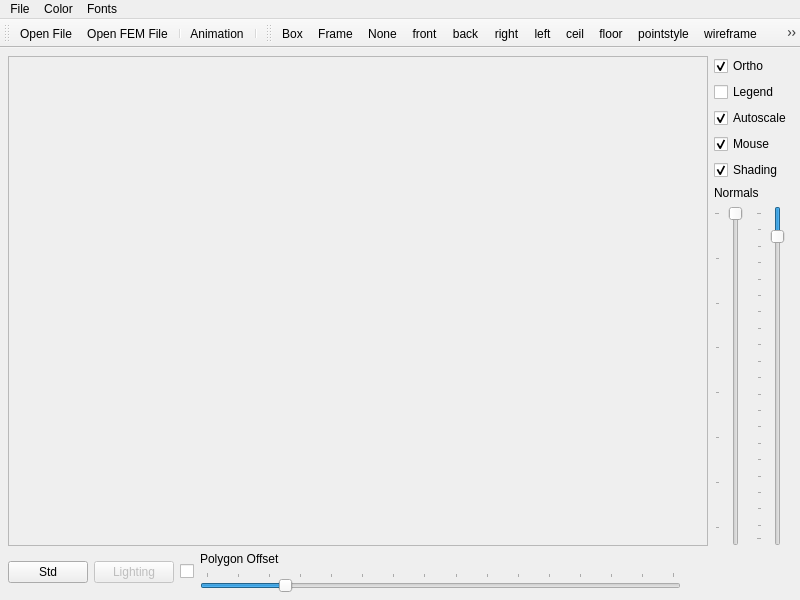
<?xml version="1.0" encoding="UTF-8"?>
<ui version="4.0">
 <class>MainWindow</class>
 <widget class="QMainWindow" name="MainWindow">
  <property name="geometry">
   <rect>
    <x>0</x>
    <y>0</y>
    <width>800</width>
    <height>600</height>
   </rect>
  </property>
  <property name="windowTitle">
   <string>Mesh2</string>
  </property>
  <widget class="QWidget" name="centralWidget">
   <layout class="QGridLayout">
    <property name="margin">
     <number>8</number>
    </property>
    <property name="spacing">
     <number>6</number>
    </property>
    <item row="1" column="0">
     <layout class="QHBoxLayout">
      <property name="spacing">
       <number>6</number>
      </property>
      <property name="margin">
       <number>0</number>
      </property>
      <item>
       <layout class="QHBoxLayout">
        <property name="spacing">
         <number>6</number>
        </property>
        <property name="margin">
         <number>0</number>
        </property>
        <item>
         <widget class="QPushButton" name="normButton">
          <property name="text">
           <string>Std</string>
          </property>
         </widget>
        </item>
        <item>
         <widget class="QPushButton" name="lighting">
          <property name="enabled">
           <bool>false</bool>
          </property>
          <property name="text">
           <string>Lighting</string>
          </property>
         </widget>
        </item>
        <item>
         <widget class="QCheckBox" name="lightingswitch">
          <property name="text">
           <string/>
          </property>
         </widget>
        </item>
        <item>
         <layout class="QVBoxLayout">
          <property name="spacing">
           <number>6</number>
          </property>
          <property name="margin">
           <number>0</number>
          </property>
          <item>
           <widget class="QLabel" name="label_2">
            <property name="text">
             <string>&lt;html&gt;&lt;head&gt;&lt;meta name=&quot;qrichtext&quot; content=&quot;1&quot; /&gt;&lt;/head&gt;&lt;body style=&quot; white-space: pre-wrap; font-family:MS Shell Dlg; font-weight:400; font-style:normal; text-decoration:none;&quot;&gt;&lt;p style=&quot; margin-top:0px; margin-bottom:0px; margin-left:0px; margin-right:0px; -qt-block-indent:0; text-indent:0px;&quot;&gt;Polygon Offset&lt;/p&gt;&lt;/body&gt;&lt;/html&gt;</string>
            </property>
           </widget>
          </item>
          <item>
           <widget class="QSlider" name="offsSlider">
            <property name="maximum">
             <number>30</number>
            </property>
            <property name="pageStep">
             <number>5</number>
            </property>
            <property name="value">
             <number>5</number>
            </property>
            <property name="orientation">
             <enum>Qt::Horizontal</enum>
            </property>
            <property name="tickPosition">
             <enum>QSlider::TicksAbove</enum>
            </property>
            <property name="tickInterval">
             <number>2</number>
            </property>
           </widget>
          </item>
         </layout>
        </item>
        <item>
         <spacer>
          <property name="orientation">
           <enum>Qt::Horizontal</enum>
          </property>
          <property name="sizeType">
           <enum>QSizePolicy::Fixed</enum>
          </property>
          <property name="sizeHint" stdset="0">
           <size>
            <width>40</width>
            <height>20</height>
           </size>
          </property>
         </spacer>
        </item>
        <item>
         <layout class="QVBoxLayout">
          <property name="spacing">
           <number>6</number>
          </property>
          <property name="margin">
           <number>0</number>
          </property>
         </layout>
        </item>
       </layout>
      </item>
      <item>
       <spacer>
        <property name="orientation">
         <enum>Qt::Horizontal</enum>
        </property>
        <property name="sizeType">
         <enum>QSizePolicy::Fixed</enum>
        </property>
        <property name="sizeHint" stdset="0">
         <size>
          <width>71</width>
          <height>20</height>
         </size>
        </property>
       </spacer>
      </item>
     </layout>
    </item>
    <item row="0" column="0">
     <layout class="QHBoxLayout">
      <property name="spacing">
       <number>6</number>
      </property>
      <property name="margin">
       <number>0</number>
      </property>
      <item>
       <widget class="QFrame" name="frame">
        <property name="sizePolicy">
         <sizepolicy hsizetype="MinimumExpanding" vsizetype="MinimumExpanding">
          <horstretch>0</horstretch>
          <verstretch>0</verstretch>
         </sizepolicy>
        </property>
        <property name="frameShape">
         <enum>QFrame::StyledPanel</enum>
        </property>
        <property name="frameShadow">
         <enum>QFrame::Sunken</enum>
        </property>
       </widget>
      </item>
      <item>
       <layout class="QVBoxLayout">
        <property name="spacing">
         <number>6</number>
        </property>
        <property name="margin">
         <number>0</number>
        </property>
        <item>
         <layout class="QVBoxLayout">
          <property name="spacing">
           <number>6</number>
          </property>
          <property name="margin">
           <number>0</number>
          </property>
          <item>
           <widget class="QCheckBox" name="projection">
            <property name="text">
             <string>Ortho</string>
            </property>
            <property name="checked">
             <bool>true</bool>
            </property>
           </widget>
          </item>
          <item>
           <widget class="QCheckBox" name="colorlegend">
            <property name="text">
             <string>Legend</string>
            </property>
           </widget>
          </item>
          <item>
           <widget class="QCheckBox" name="autoscale">
            <property name="text">
             <string>Autoscale</string>
            </property>
            <property name="checked">
             <bool>true</bool>
            </property>
           </widget>
          </item>
          <item>
           <widget class="QCheckBox" name="mouseinput">
            <property name="text">
             <string>Mouse</string>
            </property>
            <property name="checked">
             <bool>true</bool>
            </property>
           </widget>
          </item>
          <item>
           <widget class="QCheckBox" name="shader">
            <property name="text">
             <string>Shading</string>
            </property>
            <property name="checked">
             <bool>true</bool>
            </property>
           </widget>
          </item>
         </layout>
        </item>
        <item>
         <layout class="QVBoxLayout">
          <property name="spacing">
           <number>6</number>
          </property>
          <property name="margin">
           <number>0</number>
          </property>
          <item>
           <widget class="QLabel" name="label">
            <property name="sizePolicy">
             <sizepolicy hsizetype="Fixed" vsizetype="Fixed">
              <horstretch>0</horstretch>
              <verstretch>0</verstretch>
             </sizepolicy>
            </property>
            <property name="text">
             <string>&lt;html&gt;&lt;head&gt;&lt;meta name=&quot;qrichtext&quot; content=&quot;1&quot; /&gt;&lt;/head&gt;&lt;body style=&quot; white-space: pre-wrap; font-family:MS Shell Dlg; font-weight:400; font-style:normal; text-decoration:none;&quot;&gt;&lt;p style=&quot; margin-top:0px; margin-bottom:0px; margin-left:0px; margin-right:0px; -qt-block-indent:0; text-indent:0px;&quot;&gt;Normals&lt;/p&gt;&lt;/body&gt;&lt;/html&gt;</string>
            </property>
           </widget>
          </item>
          <item>
           <layout class="QHBoxLayout">
            <property name="spacing">
             <number>6</number>
            </property>
            <property name="margin">
             <number>0</number>
            </property>
            <item>
             <widget class="QSlider" name="normalsquality">
              <property name="sizePolicy">
               <sizepolicy hsizetype="Minimum" vsizetype="Minimum">
                <horstretch>0</horstretch>
                <verstretch>0</verstretch>
               </sizepolicy>
              </property>
              <property name="minimum">
               <number>3</number>
              </property>
              <property name="maximum">
               <number>32</number>
              </property>
              <property name="pageStep">
               <number>4</number>
              </property>
              <property name="value">
               <number>3</number>
              </property>
              <property name="orientation">
               <enum>Qt::Vertical</enum>
              </property>
              <property name="invertedAppearance">
               <bool>true</bool>
              </property>
              <property name="tickPosition">
               <enum>QSlider::TicksAbove</enum>
              </property>
             </widget>
            </item>
            <item>
             <widget class="QSlider" name="normalslength">
              <property name="sizePolicy">
               <sizepolicy hsizetype="Minimum" vsizetype="Minimum">
                <horstretch>0</horstretch>
                <verstretch>0</verstretch>
               </sizepolicy>
              </property>
              <property name="minimum">
               <number>1</number>
              </property>
              <property name="maximum">
               <number>100</number>
              </property>
              <property name="pageStep">
               <number>5</number>
              </property>
              <property name="value">
               <number>8</number>
              </property>
              <property name="orientation">
               <enum>Qt::Vertical</enum>
              </property>
              <property name="invertedAppearance">
               <bool>true</bool>
              </property>
              <property name="tickPosition">
               <enum>QSlider::TicksAbove</enum>
              </property>
             </widget>
            </item>
           </layout>
          </item>
         </layout>
        </item>
       </layout>
      </item>
     </layout>
    </item>
   </layout>
  </widget>
  <widget class="QMenuBar" name="menuBar">
   <property name="geometry">
    <rect>
     <x>0</x>
     <y>0</y>
     <width>800</width>
     <height>18</height>
    </rect>
   </property>
   <widget class="QMenu" name="filemenu">
    <property name="title">
     <string>File</string>
    </property>
    <addaction name="openFile"/>
    <addaction name="openMeshFile"/>
    <addaction name="animation"/>
    <addaction name="Exit"/>
   </widget>
   <widget class="QMenu" name="colormenu">
    <property name="title">
     <string>Color</string>
    </property>
    <addaction name="axescolor"/>
    <addaction name="backgroundcolor"/>
    <addaction name="meshcolor"/>
    <addaction name="numbercolor"/>
    <addaction name="labelcolor"/>
    <addaction name="titlecolor"/>
    <addaction name="datacolor"/>
    <addaction name="resetcolor"/>
   </widget>
   <widget class="QMenu" name="fontmenu">
    <property name="title">
     <string>Fonts</string>
    </property>
    <addaction name="numberfont"/>
    <addaction name="labelfont"/>
    <addaction name="titlefont"/>
    <addaction name="resetfont"/>
   </widget>
   <addaction name="filemenu"/>
   <addaction name="colormenu"/>
   <addaction name="fontmenu"/>
  </widget>
  <widget class="QToolBar" name="mainToolbar">
   <property name="windowTitle">
    <string>toolBar</string>
   </property>
   <attribute name="toolBarArea">
    <enum>TopToolBarArea</enum>
   </attribute>
   <attribute name="toolBarBreak">
    <bool>false</bool>
   </attribute>
   <addaction name="openFile"/>
   <addaction name="openMeshFile"/>
   <addaction name="separator"/>
   <addaction name="animation"/>
   <addaction name="separator"/>
  </widget>
  <widget class="QToolBar" name="csToolbar">
   <property name="windowTitle">
    <string>toolBar</string>
   </property>
   <attribute name="toolBarArea">
    <enum>TopToolBarArea</enum>
   </attribute>
   <attribute name="toolBarBreak">
    <bool>false</bool>
   </attribute>
   <addaction name="Box"/>
   <addaction name="Frame"/>
   <addaction name="None"/>
   <addaction name="front"/>
   <addaction name="back"/>
   <addaction name="right"/>
   <addaction name="left"/>
   <addaction name="ceil"/>
   <addaction name="floor"/>
   <addaction name="pointstyle"/>
   <addaction name="wireframe"/>
   <addaction name="hiddenline"/>
   <addaction name="polygon"/>
   <addaction name="filledmesh"/>
   <addaction name="nodata"/>
   <addaction name="floordata"/>
   <addaction name="flooriso"/>
   <addaction name="floornone"/>
   <addaction name="normals"/>
  </widget>
  <action name="openFile">
   <property name="icon">
    <iconset resource="mesh.qrc">
     <normaloff>:/resources/images/fileopen.png</normaloff>:/resources/images/fileopen.png</iconset>
   </property>
   <property name="text">
    <string>Open File</string>
   </property>
   <property name="shortcut">
    <string>Ctrl+O</string>
   </property>
  </action>
  <action name="openMeshFile">
   <property name="icon">
    <iconset resource="mesh.qrc">
     <normaloff>:/resources/images/filecell.png</normaloff>:/resources/images/filecell.png</iconset>
   </property>
   <property name="text">
    <string>Open FEM File</string>
   </property>
  </action>
  <action name="animation">
   <property name="checkable">
    <bool>true</bool>
   </property>
   <property name="icon">
    <iconset resource="mesh.qrc">
     <normaloff>:/resources/images/movie.png</normaloff>:/resources/images/movie.png</iconset>
   </property>
   <property name="text">
    <string>Animation</string>
   </property>
  </action>
  <action name="Exit">
   <property name="text">
    <string>Exit</string>
   </property>
   <property name="shortcut">
    <string>Ctrl+Q</string>
   </property>
  </action>
  <action name="Box">
   <property name="checkable">
    <bool>true</bool>
   </property>
   <property name="icon">
    <iconset resource="mesh.qrc">
     <normaloff>:/resources/images/box.png</normaloff>:/resources/images/box.png</iconset>
   </property>
   <property name="text">
    <string>Box</string>
   </property>
  </action>
  <action name="Frame">
   <property name="checkable">
    <bool>true</bool>
   </property>
   <property name="icon">
    <iconset resource="mesh.qrc">
     <normaloff>:/resources/images/frame.png</normaloff>:/resources/images/frame.png</iconset>
   </property>
   <property name="text">
    <string>Frame</string>
   </property>
  </action>
  <action name="None">
   <property name="checkable">
    <bool>true</bool>
   </property>
   <property name="icon">
    <iconset resource="mesh.qrc">
     <normaloff>:/resources/images/none.png</normaloff>:/resources/images/none.png</iconset>
   </property>
   <property name="text">
    <string>None</string>
   </property>
  </action>
  <action name="front">
   <property name="checkable">
    <bool>true</bool>
   </property>
   <property name="icon">
    <iconset resource="mesh.qrc">
     <normaloff>:/resources/images/gridfr.png</normaloff>:/resources/images/gridfr.png</iconset>
   </property>
   <property name="text">
    <string>front</string>
   </property>
  </action>
  <action name="back">
   <property name="checkable">
    <bool>true</bool>
   </property>
   <property name="icon">
    <iconset resource="mesh.qrc">
     <normaloff>:/resources/images/gridb.png</normaloff>:/resources/images/gridb.png</iconset>
   </property>
   <property name="text">
    <string>back</string>
   </property>
  </action>
  <action name="right">
   <property name="checkable">
    <bool>true</bool>
   </property>
   <property name="icon">
    <iconset resource="mesh.qrc">
     <normaloff>:/resources/images/gridr.png</normaloff>:/resources/images/gridr.png</iconset>
   </property>
   <property name="text">
    <string>right</string>
   </property>
  </action>
  <action name="left">
   <property name="checkable">
    <bool>true</bool>
   </property>
   <property name="icon">
    <iconset resource="mesh.qrc">
     <normaloff>:/resources/images/gridl.png</normaloff>:/resources/images/gridl.png</iconset>
   </property>
   <property name="text">
    <string>left</string>
   </property>
  </action>
  <action name="ceil">
   <property name="checkable">
    <bool>true</bool>
   </property>
   <property name="icon">
    <iconset resource="mesh.qrc">
     <normaloff>:/resources/images/gridc.png</normaloff>:/resources/images/gridc.png</iconset>
   </property>
   <property name="text">
    <string>ceil</string>
   </property>
  </action>
  <action name="floor">
   <property name="checkable">
    <bool>true</bool>
   </property>
   <property name="icon">
    <iconset resource="mesh.qrc">
     <normaloff>:/resources/images/gridf.png</normaloff>:/resources/images/gridf.png</iconset>
   </property>
   <property name="text">
    <string>floor</string>
   </property>
  </action>
  <action name="pointstyle">
   <property name="checkable">
    <bool>true</bool>
   </property>
   <property name="icon">
    <iconset resource="mesh.qrc">
     <normaloff>:/resources/images/scattered.png</normaloff>:/resources/images/scattered.png</iconset>
   </property>
   <property name="text">
    <string>pointstyle</string>
   </property>
  </action>
  <action name="wireframe">
   <property name="checkable">
    <bool>true</bool>
   </property>
   <property name="icon">
    <iconset resource="mesh.qrc">
     <normaloff>:/resources/images/wireframe.png</normaloff>:/resources/images/wireframe.png</iconset>
   </property>
   <property name="text">
    <string>wireframe</string>
   </property>
  </action>
  <action name="hiddenline">
   <property name="checkable">
    <bool>true</bool>
   </property>
   <property name="icon">
    <iconset resource="mesh.qrc">
     <normaloff>:/resources/images/hiddenline.png</normaloff>:/resources/images/hiddenline.png</iconset>
   </property>
   <property name="text">
    <string>hiddenline</string>
   </property>
  </action>
  <action name="polygon">
   <property name="checkable">
    <bool>true</bool>
   </property>
   <property name="icon">
    <iconset resource="mesh.qrc">
     <normaloff>:/resources/images/polygon.png</normaloff>:/resources/images/polygon.png</iconset>
   </property>
   <property name="text">
    <string>polygon</string>
   </property>
  </action>
  <action name="filledmesh">
   <property name="checkable">
    <bool>true</bool>
   </property>
   <property name="icon">
    <iconset resource="mesh.qrc">
     <normaloff>:/resources/images/filledmesh.png</normaloff>:/resources/images/filledmesh.png</iconset>
   </property>
   <property name="text">
    <string>filledmesh</string>
   </property>
  </action>
  <action name="nodata">
   <property name="checkable">
    <bool>true</bool>
   </property>
   <property name="icon">
    <iconset resource="mesh.qrc">
     <normaloff>:/resources/images/nodata.png</normaloff>:/resources/images/nodata.png</iconset>
   </property>
   <property name="text">
    <string>nodata</string>
   </property>
  </action>
  <action name="floordata">
   <property name="checkable">
    <bool>true</bool>
   </property>
   <property name="icon">
    <iconset resource="mesh.qrc">
     <normaloff>:/resources/images/floordata.png</normaloff>:/resources/images/floordata.png</iconset>
   </property>
   <property name="text">
    <string>floordata</string>
   </property>
  </action>
  <action name="flooriso">
   <property name="checkable">
    <bool>true</bool>
   </property>
   <property name="icon">
    <iconset resource="mesh.qrc">
     <normaloff>:/resources/images/flooriso.png</normaloff>:/resources/images/flooriso.png</iconset>
   </property>
   <property name="text">
    <string>flooriso</string>
   </property>
  </action>
  <action name="floornone">
   <property name="checkable">
    <bool>true</bool>
   </property>
   <property name="icon">
    <iconset resource="mesh.qrc">
     <normaloff>:/resources/images/floorempty.png</normaloff>:/resources/images/floorempty.png</iconset>
   </property>
   <property name="text">
    <string>floornone</string>
   </property>
  </action>
  <action name="normals">
   <property name="checkable">
    <bool>true</bool>
   </property>
   <property name="icon">
    <iconset resource="mesh.qrc">
     <normaloff>:/resources/images/normals.png</normaloff>:/resources/images/normals.png</iconset>
   </property>
   <property name="text">
    <string>normals</string>
   </property>
  </action>
  <action name="axescolor">
   <property name="text">
    <string>&amp;Axes</string>
   </property>
  </action>
  <action name="backgroundcolor">
   <property name="text">
    <string>&amp;Background</string>
   </property>
  </action>
  <action name="meshcolor">
   <property name="text">
    <string>&amp;Mesh</string>
   </property>
  </action>
  <action name="numbercolor">
   <property name="text">
    <string>&amp;Numbers</string>
   </property>
  </action>
  <action name="labelcolor">
   <property name="text">
    <string>&amp;Label</string>
   </property>
  </action>
  <action name="titlecolor">
   <property name="text">
    <string>&amp;Caption</string>
   </property>
  </action>
  <action name="datacolor">
   <property name="text">
    <string>Data Color</string>
   </property>
  </action>
  <action name="resetcolor">
   <property name="text">
    <string>&amp;Reset</string>
   </property>
  </action>
  <action name="numberfont">
   <property name="text">
    <string>&amp;Scale numbering</string>
   </property>
  </action>
  <action name="labelfont">
   <property name="text">
    <string>&amp;Axes label</string>
   </property>
  </action>
  <action name="titlefont">
   <property name="text">
    <string>&amp;Caption</string>
   </property>
  </action>
  <action name="resetfont">
   <property name="text">
    <string>&amp;Reset</string>
   </property>
  </action>
 </widget>
 <resources>
  <include location="mesh.qrc"/>
 </resources>
 <connections>
  <connection>
   <sender>lightingswitch</sender>
   <signal>toggled(bool)</signal>
   <receiver>lighting</receiver>
   <slot>setEnabled(bool)</slot>
   <hints>
    <hint type="sourcelabel">
     <x>181</x>
     <y>568</y>
    </hint>
    <hint type="destinationlabel">
     <x>144</x>
     <y>568</y>
    </hint>
   </hints>
  </connection>
 </connections>
</ui>
